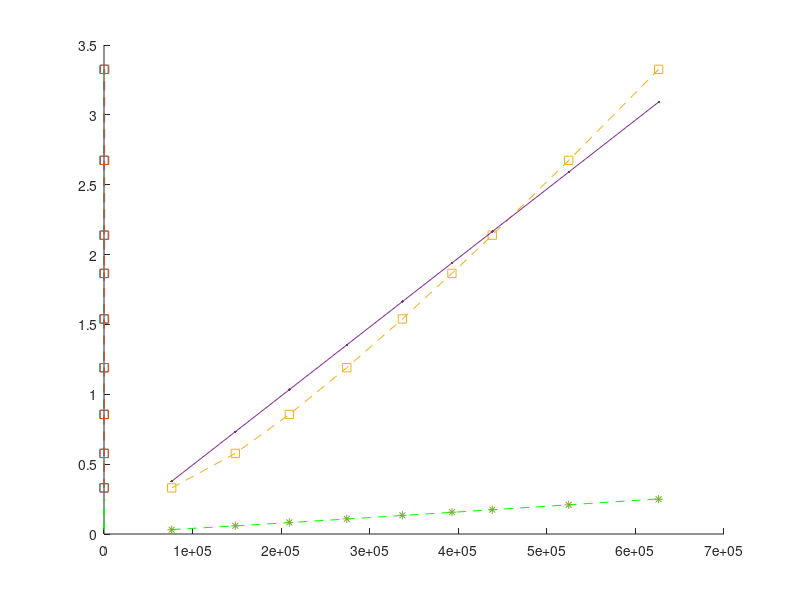

Reproduce this figure in MATLAB.
x_input=[1 276.46 76430.1316;1 385.019 148239.6304;1 457.45 209260.5025;1 523.53 274083.6609;1 580.426 336894.3415;1 626.75 392815.5625;1 662.073 438340.6573;1 724.35 524682.9225;1 791.325 626195.2556];
y_output1=[0.2761;0.6549;0.9073;1.1896;1.4911;1.7930;2.1092;2.7488;3.3265];
y_output2=[0.0284;0.0629;0.0844;0.1082;0.1304;0.1506;0.1712;0.2122;0.2526];
 
 
B=transpose(x_input);
F=inv(B*x_input);
G1=B*y_output1;
G2=B*y_output2;
beta1=F*G1
beta2=F*G2
w1=x_input*beta1;
w2=x_input*beta2; 

x1_input=[76430.1316;148239.6304;209260.5025;274083.6609;336894.3415;392815.5625;438340.6573;524682.9225;626195.2556];
y1_output1=[0.2761;0.6549;0.9073;1.1896;1.4911;1.7930;2.1092;2.7488;3.3265];
y1_output2=[0.0284;0.0629;0.0844;0.1082;0.1304;0.1506;0.1712;0.2122;0.2526];
 
 
B1=transpose(x1_input);
F1=inv(B1*x1_input);
G11=B1*y1_output1;
G21=B1*y1_output2;
beta11=F1*G11
beta12=F1*G21
w11=x1_input*beta11;
w21=x1_input*beta12; 

figure(1)
hold on
plot(x_input,w1,'--s',x_input,w2,'--g',x1_input,w11,'.-',x1_input,w21,'*')

